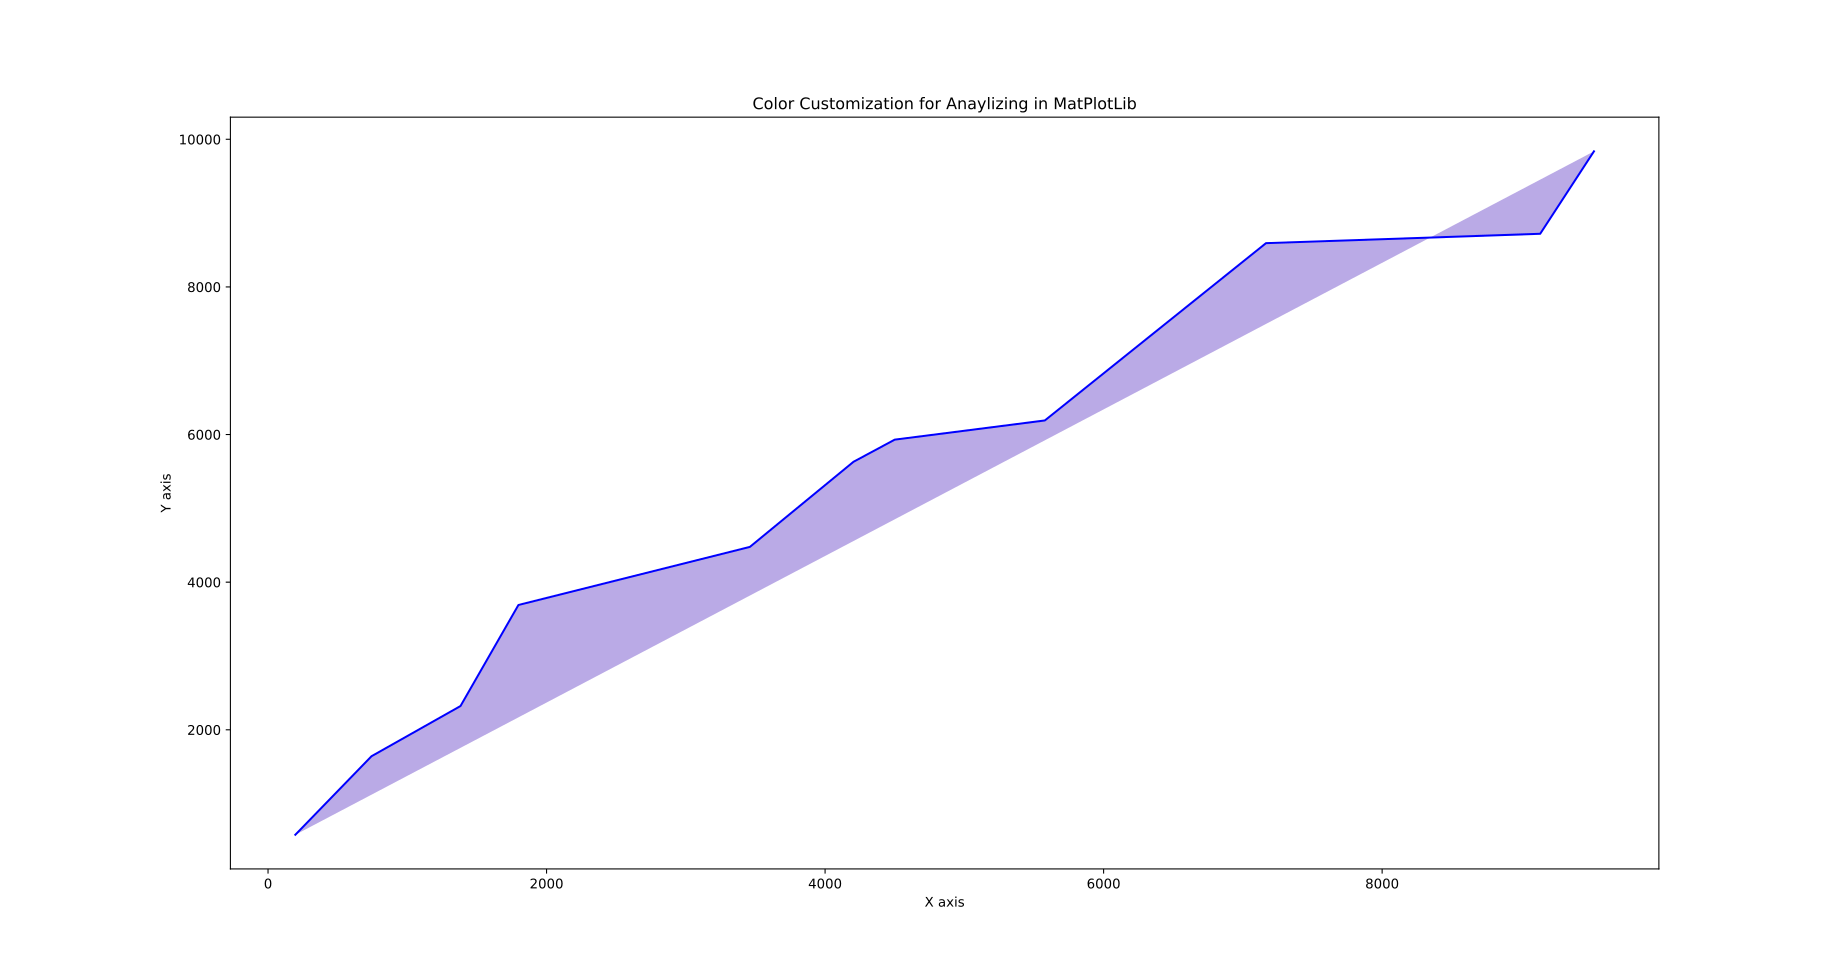

Reproduce this figure in Python.
# Date 17-06-2021

import matplotlib.pyplot as plt

x = [196, 743, 1382, 1798, 3460, 4204, 4500, 5578, 7166, 9135, 9521]
y = [578, 1642, 2322, 3691, 4478, 5631, 5931, 6191, 8593, 8720, 9837]


plt.plot(x, y, label='First Plot', color='b')
plt.xlabel('X axis')
plt.ylabel('Y axis')
plt.title('Color Customization for Anaylizing in MatPlotLib')

plt.fill(x, y, "#BAAAE6")

plt.show()
